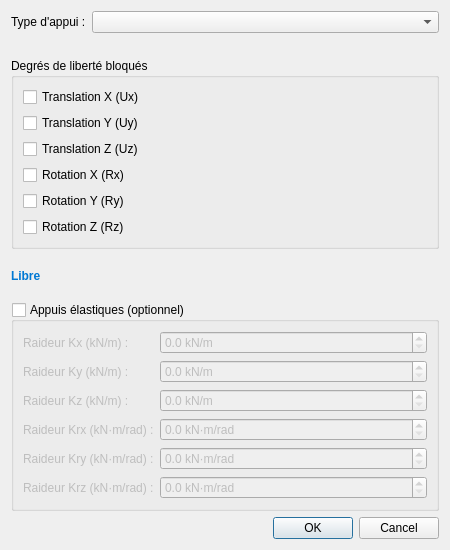
<?xml version="1.0" encoding="UTF-8"?>
<ui version="4.0">
 <class>BoundaryDialog</class>
 <widget class="QDialog" name="BoundaryDialog">
  <property name="windowTitle">
   <string>Conditions aux limites</string>
  </property>
  <property name="minimumSize">
   <size>
    <width>450</width>
    <height>550</height>
   </size>
  </property>
  <layout class="QVBoxLayout" name="mainLayout">
   <!-- Type d'appui -->
   <item>
    <layout class="QFormLayout" name="formType">
     <item row="0" column="0">
      <widget class="QLabel" name="labelType">
       <property name="text">
        <string>Type d'appui :</string>
       </property>
      </widget>
     </item>
     <item row="0" column="1">
      <widget class="QComboBox" name="comboType"/>
     </item>
    </layout>
   </item>
   <!-- DDL group -->
   <item>
    <widget class="QGroupBox" name="groupDOF">
     <property name="title">
      <string>Degrés de liberté bloqués</string>
     </property>
     <layout class="QVBoxLayout" name="dofLayout">
      <item>
       <widget class="QCheckBox" name="checkUx">
        <property name="text">
         <string>Translation X (Ux)</string>
        </property>
       </widget>
      </item>
      <item>
       <widget class="QCheckBox" name="checkUy">
        <property name="text">
         <string>Translation Y (Uy)</string>
        </property>
       </widget>
      </item>
      <item>
       <widget class="QCheckBox" name="checkUz">
        <property name="text">
         <string>Translation Z (Uz)</string>
        </property>
       </widget>
      </item>
      <item>
       <widget class="QCheckBox" name="checkRx">
        <property name="text">
         <string>Rotation X (Rx)</string>
        </property>
       </widget>
      </item>
      <item>
       <widget class="QCheckBox" name="checkRy">
        <property name="text">
         <string>Rotation Y (Ry)</string>
        </property>
       </widget>
      </item>
      <item>
       <widget class="QCheckBox" name="checkRz">
        <property name="text">
         <string>Rotation Z (Rz)</string>
        </property>
       </widget>
      </item>
     </layout>
    </widget>
   </item>
   <!-- Summary label -->
   <item>
    <widget class="QLabel" name="labelSummary">
     <property name="text">
      <string>Libre</string>
     </property>
     <property name="styleSheet">
      <string>font-weight: bold; color: #0078d4;</string>
     </property>
    </widget>
   </item>
   <!-- Spring stiffness group -->
   <item>
    <widget class="QGroupBox" name="groupSpring">
     <property name="title">
      <string>Appuis élastiques (optionnel)</string>
     </property>
     <property name="checkable">
      <bool>true</bool>
     </property>
     <property name="checked">
      <bool>false</bool>
     </property>
     <layout class="QFormLayout" name="springForm">
      <item row="0" column="0">
       <widget class="QLabel" name="labelKx">
        <property name="text">
         <string>Raideur Kx (kN/m) :</string>
        </property>
       </widget>
      </item>
      <item row="0" column="1">
       <widget class="QDoubleSpinBox" name="spinKx">
        <property name="maximum">
         <double>1000000000000.000000000000000</double>
        </property>
        <property name="decimals">
         <number>1</number>
        </property>
        <property name="suffix">
         <string> kN/m</string>
        </property>
       </widget>
      </item>
      <item row="1" column="0">
       <widget class="QLabel" name="labelKy">
        <property name="text">
         <string>Raideur Ky (kN/m) :</string>
        </property>
       </widget>
      </item>
      <item row="1" column="1">
       <widget class="QDoubleSpinBox" name="spinKy">
        <property name="maximum">
         <double>1000000000000.000000000000000</double>
        </property>
        <property name="decimals">
         <number>1</number>
        </property>
        <property name="suffix">
         <string> kN/m</string>
        </property>
       </widget>
      </item>
      <item row="2" column="0">
       <widget class="QLabel" name="labelKz">
        <property name="text">
         <string>Raideur Kz (kN/m) :</string>
        </property>
       </widget>
      </item>
      <item row="2" column="1">
       <widget class="QDoubleSpinBox" name="spinKz">
        <property name="maximum">
         <double>1000000000000.000000000000000</double>
        </property>
        <property name="decimals">
         <number>1</number>
        </property>
        <property name="suffix">
         <string> kN/m</string>
        </property>
       </widget>
      </item>
      <item row="3" column="0">
       <widget class="QLabel" name="labelKrx">
        <property name="text">
         <string>Raideur Krx (kN·m/rad) :</string>
        </property>
       </widget>
      </item>
      <item row="3" column="1">
       <widget class="QDoubleSpinBox" name="spinKrx">
        <property name="maximum">
         <double>1000000000000.000000000000000</double>
        </property>
        <property name="decimals">
         <number>1</number>
        </property>
        <property name="suffix">
         <string> kN·m/rad</string>
        </property>
       </widget>
      </item>
      <item row="4" column="0">
       <widget class="QLabel" name="labelKry">
        <property name="text">
         <string>Raideur Kry (kN·m/rad) :</string>
        </property>
       </widget>
      </item>
      <item row="4" column="1">
       <widget class="QDoubleSpinBox" name="spinKry">
        <property name="maximum">
         <double>1000000000000.000000000000000</double>
        </property>
        <property name="decimals">
         <number>1</number>
        </property>
        <property name="suffix">
         <string> kN·m/rad</string>
        </property>
       </widget>
      </item>
      <item row="5" column="0">
       <widget class="QLabel" name="labelKrz">
        <property name="text">
         <string>Raideur Krz (kN·m/rad) :</string>
        </property>
       </widget>
      </item>
      <item row="5" column="1">
       <widget class="QDoubleSpinBox" name="spinKrz">
        <property name="maximum">
         <double>1000000000000.000000000000000</double>
        </property>
        <property name="decimals">
         <number>1</number>
        </property>
        <property name="suffix">
         <string> kN·m/rad</string>
        </property>
       </widget>
      </item>
     </layout>
    </widget>
   </item>
   <!-- Dialog buttons -->
   <item>
    <widget class="QDialogButtonBox" name="buttonBox">
     <property name="standardButtons">
      <set>QDialogButtonBox::Ok|QDialogButtonBox::Cancel</set>
     </property>
    </widget>
   </item>
  </layout>
 </widget>
 <resources/>
 <connections>
  <connection>
   <sender>buttonBox</sender>
   <signal>accepted()</signal>
   <receiver>BoundaryDialog</receiver>
   <slot>accept()</slot>
   <hints>
    <hint type="sourcelabel">
     <x>225</x>
     <y>530</y>
    </hint>
    <hint type="destinationlabel">
     <x>225</x>
     <y>275</y>
    </hint>
   </hints>
  </connection>
  <connection>
   <sender>buttonBox</sender>
   <signal>rejected()</signal>
   <receiver>BoundaryDialog</receiver>
   <slot>reject()</slot>
   <hints>
    <hint type="sourcelabel">
     <x>225</x>
     <y>530</y>
    </hint>
    <hint type="destinationlabel">
     <x>225</x>
     <y>275</y>
    </hint>
   </hints>
  </connection>
 </connections>
</ui>
